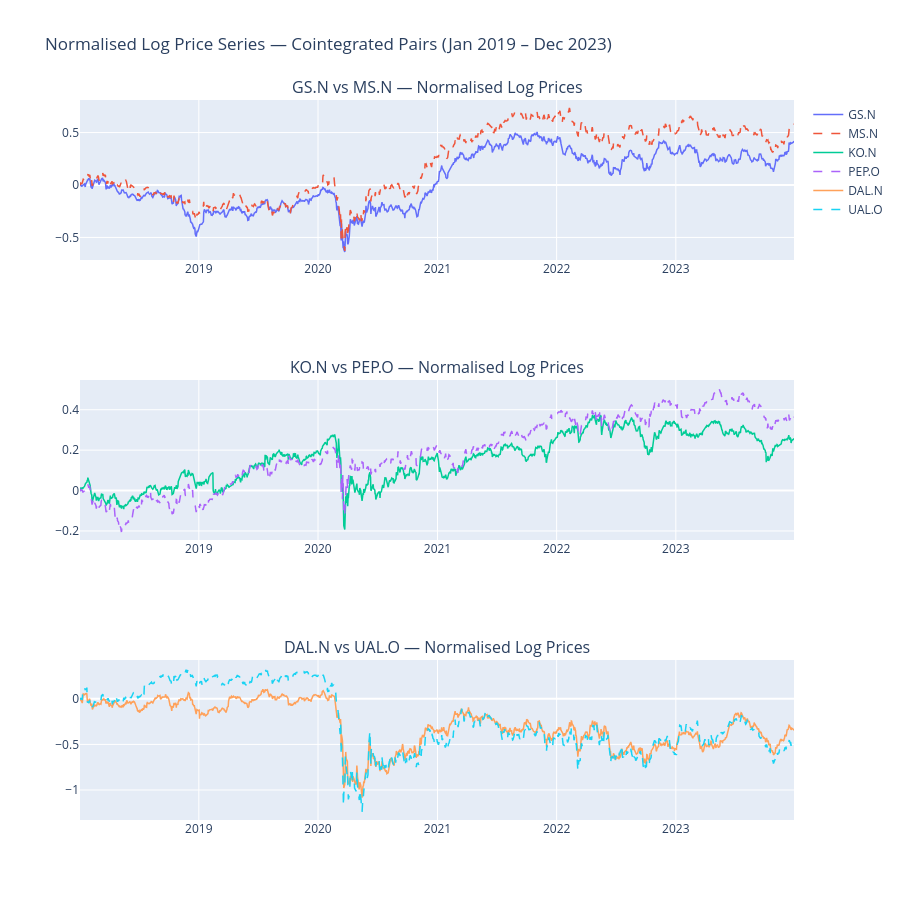

This figure's notebook cell:
### Markdown cell above
## Visualise Spreads

### Visualise co-movements

### Code cell
from plotly.subplots import make_subplots

fig = make_subplots(rows=len(cointegrated_pairs), cols=1, subplot_titles=[
    f"{row['y']} vs {row['x']} — Normalised Log Prices"
    for _, row in cointegrated_pairs.iterrows()
])

for i, (_, row) in enumerate(cointegrated_pairs.iterrows(), start=1):
    y = prices_df[row['y']]
    x = prices_df[row['x']]
    
    # Normalise to 0 at start
    y_norm = np.log(y) - np.log(y.iloc[0])
    x_norm = np.log(x) - np.log(x.iloc[0])

    fig.add_trace(go.Scatter(
        x=y_norm.index, y=y_norm.values,
        name=row['y'], line=dict(width=1.5)
    ), row=i, col=1)
    
    fig.add_trace(go.Scatter(
        x=x_norm.index, y=x_norm.values,
        name=row['x'], line=dict(width=1.5, dash='dash')
    ), row=i, col=1)

fig.update_layout(
    height=900,
    title_text="Normalised Log Price Series — Cointegrated Pairs (Jan 2019 – Dec 2023)",
    showlegend=True
)
fig.show()

### Figure 1 — Plotly figure (JSON) as saved in the notebook; plotly's stock layout.template omitted (floating-point values rounded to 4 significant figures; data arrays with more than 128 entries replaced by an {"elided": "..."} marker saying what was removed)
{"data": [{"line": {"width": 1.5}, "name": "GS.N", "type": "scatter", "x": {"elided": "1509 str values"}, "xaxis": "x", "y": {"elided": "1509 float values"}, "yaxis": "y"}, {"line": {"dash": "dash", "width": 1.5}, "name": "MS.N", "type": "scatter", "x": {"elided": "1509 str values"}, "xaxis": "x", "y": {"elided": "1509 float values"}, "yaxis": "y"}, {"line": {"width": 1.5}, "name": "KO.N", "type": "scatter", "x": {"elided": "1509 str values"}, "xaxis": "x2", "y": {"elided": "1509 float values"}, "yaxis": "y2"}, {"line": {"dash": "dash", "width": 1.5}, "name": "PEP.O", "type": "scatter", "x": {"elided": "1509 str values"}, "xaxis": "x2", "y": {"elided": "1509 float values"}, "yaxis": "y2"}, {"line": {"width": 1.5}, "name": "DAL.N", "type": "scatter", "x": {"elided": "1509 str values"}, "xaxis": "x3", "y": {"elided": "1509 float values"}, "yaxis": "y3"}, {"line": {"dash": "dash", "width": 1.5}, "name": "UAL.O", "type": "scatter", "x": {"elided": "1509 str values"}, "xaxis": "x3", "y": {"elided": "1509 float values"}, "yaxis": "y3"}], "layout": {"annotations": [{"font": {"size": 16}, "showarrow": false, "text": "GS.N vs MS.N — Normalised Log Prices", "x": 0.5, "xanchor": "center", "xref": "paper", "y": 1, "yanchor": "bottom", "yref": "paper"}, {"font": {"size": 16}, "showarrow": false, "text": "KO.N vs PEP.O — Normalised Log Prices", "x": 0.5, "xanchor": "center", "xref": "paper", "y": 0.6111, "yanchor": "bottom", "yref": "paper"}, {"font": {"size": 16}, "showarrow": false, "text": "DAL.N vs UAL.O — Normalised Log Prices", "x": 0.5, "xanchor": "center", "xref": "paper", "y": 0.2222, "yanchor": "bottom", "yref": "paper"}], "height": 900, "showlegend": true, "title": {"text": "Normalised Log Price Series — Cointegrated Pairs (Jan 2019 – Dec 2023)"}, "xaxis": {"anchor": "y", "domain": [0, 1]}, "xaxis2": {"anchor": "y2", "domain": [0, 1]}, "xaxis3": {"anchor": "y3", "domain": [0, 1]}, "yaxis": {"anchor": "x", "domain": [0.7778, 1]}, "yaxis2": {"anchor": "x2", "domain": [0.3889, 0.6111]}, "yaxis3": {"anchor": "x3", "domain": [0, 0.2222]}}}
